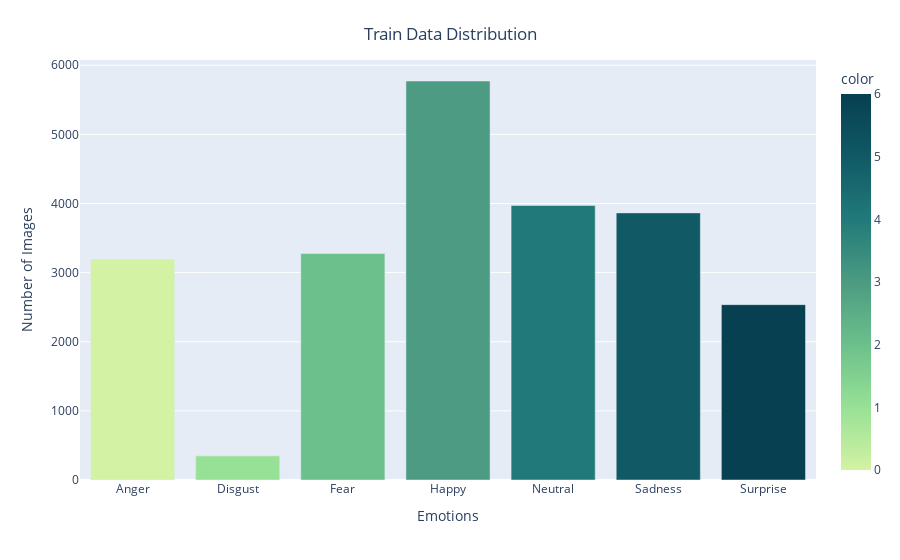

Notebook cell for this chart:
### Code cell
import plotly.express as px

fig = px.bar(x = CLASS_LABELS,
             y = [list(train_generator.classes).count(i) for i in np.unique(train_generator.classes)] , 
             color = np.unique(train_generator.classes) ,
             color_continuous_scale="Emrld") 
fig.update_xaxes(title="Emotions")
fig.update_yaxes(title = "Number of Images")
fig.update_layout(showlegend = True,
    title = {
        'text': 'Train Data Distribution ',
        'y':0.95,
        'x':0.5,
        'xanchor': 'center',
        'yanchor': 'top'})
fig.show()

### Figure 1 — Plotly figure (JSON) as saved in the notebook; plotly's stock layout.template omitted (floating-point values rounded to 4 significant figures)
{"data": [{"alignmentgroup": "True", "hovertemplate": "x=%{x}<br>y=%{y}<br>color=%{marker.color}<extra></extra>", "legendgroup": "", "marker": {"color": [0, 1, 2, 3, 4, 5, 6], "coloraxis": "coloraxis", "pattern": {"shape": ""}}, "name": "", "offsetgroup": "", "orientation": "v", "showlegend": false, "textposition": "auto", "type": "bar", "x": ["Anger", "Disgust", "Fear", "Happy", "Neutral", "Sadness", "Surprise"], "xaxis": "x", "y": [3196, 349, 3278, 5772, 3972, 3864, 2537], "yaxis": "y"}], "layout": {"barmode": "relative", "coloraxis": {"colorbar": {"title": {"text": "color"}}, "colorscale": [[0, "rgb(211, 242, 163)"], [0.1667, "rgb(151, 225, 150)"], [0.3333, "rgb(108, 192, 139)"], [0.5, "rgb(76, 155, 130)"], [0.6667, "rgb(33, 122, 121)"], [0.8333, "rgb(16, 89, 101)"], [1, "rgb(7, 64, 80)"]]}, "legend": {"tracegroupgap": 0}, "margin": {"t": 60}, "showlegend": true, "title": {"text": "Train Data Distribution ", "x": 0.5, "xanchor": "center", "y": 0.95, "yanchor": "top"}, "xaxis": {"anchor": "y", "domain": [0, 1], "title": {"text": "Emotions"}}, "yaxis": {"anchor": "x", "domain": [0, 1], "title": {"text": "Number of Images"}}}}
